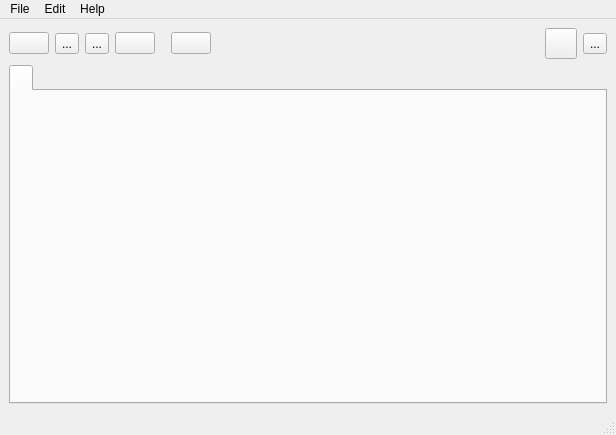
<?xml version="1.0" encoding="UTF-8"?>
<ui version="4.0">
 <class>GalacteekWindow</class>
 <widget class="QMainWindow" name="GalacteekWindow">
  <property name="geometry">
   <rect>
    <x>0</x>
    <y>0</y>
    <width>616</width>
    <height>435</height>
   </rect>
  </property>
  <property name="sizePolicy">
   <sizepolicy hsizetype="Expanding" vsizetype="Expanding">
    <horstretch>0</horstretch>
    <verstretch>0</verstretch>
   </sizepolicy>
  </property>
  <property name="windowTitle">
   <string>Galacteek</string>
  </property>
  <property name="windowIcon">
   <iconset resource="galacteek.qrc">
    <normaloff>:/share/icons/ipfs-logo-128-ice-text.png</normaloff>:/share/icons/ipfs-logo-128-ice-text.png</iconset>
  </property>
  <widget class="QWidget" name="centralwidget">
   <layout class="QVBoxLayout" name="verticalLayout_3">
    <item>
     <layout class="QHBoxLayout" name="horizontalLayout">
      <item>
       <layout class="QHBoxLayout" name="horizontalLayout_2">
        <property name="sizeConstraint">
         <enum>QLayout::SetMaximumSize</enum>
        </property>
        <item>
         <widget class="QPushButton" name="openBrowserTabButton">
          <property name="toolTip">
           <string>&lt;html&gt;&lt;head/&gt;&lt;body&gt;&lt;p&gt;Browse&lt;/p&gt;&lt;/body&gt;&lt;/html&gt;</string>
          </property>
          <property name="text">
           <string/>
          </property>
          <property name="icon">
           <iconset resource="galacteek.qrc">
            <normaloff>:/share/icons/ipfs-logo-128-ice.png</normaloff>:/share/icons/ipfs-logo-128-ice.png</iconset>
          </property>
          <property name="iconSize">
           <size>
            <width>24</width>
            <height>24</height>
           </size>
          </property>
         </widget>
        </item>
        <item alignment="Qt::AlignLeft">
         <widget class="QToolButton" name="manageKeysButton">
          <property name="toolTip">
           <string>&lt;html&gt;&lt;head/&gt;&lt;body&gt;&lt;p&gt;IPFS keys&lt;/p&gt;&lt;/body&gt;&lt;/html&gt;</string>
          </property>
          <property name="text">
           <string>...</string>
          </property>
          <property name="icon">
           <iconset resource="galacteek.qrc">
            <normaloff>:/share/icons/lock-and-key.png</normaloff>:/share/icons/lock-and-key.png</iconset>
          </property>
          <property name="iconSize">
           <size>
            <width>24</width>
            <height>24</height>
           </size>
          </property>
         </widget>
        </item>
        <item alignment="Qt::AlignLeft">
         <widget class="QToolButton" name="myFilesButton">
          <property name="toolTip">
           <string>&lt;html&gt;&lt;head/&gt;&lt;body&gt;&lt;p&gt;My Files&lt;/p&gt;&lt;/body&gt;&lt;/html&gt;</string>
          </property>
          <property name="text">
           <string>...</string>
          </property>
          <property name="icon">
           <iconset resource="galacteek.qrc">
            <normaloff>:/share/icons/folder-open.png</normaloff>:/share/icons/folder-open.png</iconset>
          </property>
          <property name="iconSize">
           <size>
            <width>24</width>
            <height>24</height>
           </size>
          </property>
         </widget>
        </item>
        <item>
         <widget class="QPushButton" name="bookmarksButton">
          <property name="toolTip">
           <string>&lt;html&gt;&lt;head/&gt;&lt;body&gt;&lt;p&gt;Hashmarks&lt;/p&gt;&lt;/body&gt;&lt;/html&gt;</string>
          </property>
          <property name="text">
           <string/>
          </property>
          <property name="icon">
           <iconset resource="galacteek.qrc">
            <normaloff>:/share/icons/bookmarks.png</normaloff>:/share/icons/bookmarks.png</iconset>
          </property>
          <property name="iconSize">
           <size>
            <width>24</width>
            <height>24</height>
           </size>
          </property>
         </widget>
        </item>
        <item>
         <spacer name="horizontalSpacer">
          <property name="orientation">
           <enum>Qt::Horizontal</enum>
          </property>
          <property name="sizeType">
           <enum>QSizePolicy::Maximum</enum>
          </property>
          <property name="sizeHint" stdset="0">
           <size>
            <width>10</width>
            <height>20</height>
           </size>
          </property>
         </spacer>
        </item>
        <item>
         <widget class="QPushButton" name="writeNewDocumentButton">
          <property name="toolTip">
           <string>&lt;html&gt;&lt;head/&gt;&lt;body&gt;&lt;p&gt;Write and import new document&lt;/p&gt;&lt;/body&gt;&lt;/html&gt;</string>
          </property>
          <property name="text">
           <string/>
          </property>
          <property name="icon">
           <iconset resource="galacteek.qrc">
            <normaloff>:/share/icons/write-document.png</normaloff>:/share/icons/write-document.png</iconset>
          </property>
          <property name="iconSize">
           <size>
            <width>24</width>
            <height>24</height>
           </size>
          </property>
         </widget>
        </item>
        <item>
         <spacer name="horizontalSpacer_2">
          <property name="orientation">
           <enum>Qt::Horizontal</enum>
          </property>
          <property name="sizeHint" stdset="0">
           <size>
            <width>40</width>
            <height>20</height>
           </size>
          </property>
         </spacer>
        </item>
        <item>
         <widget class="QToolButton" name="clipboardMultiLoader">
          <property name="text">
           <string/>
          </property>
          <property name="icon">
           <iconset resource="galacteek.qrc">
            <normaloff>:/share/icons/clipboard-with-pencil-.png</normaloff>:/share/icons/clipboard-with-pencil-.png</iconset>
          </property>
          <property name="iconSize">
           <size>
            <width>24</width>
            <height>24</height>
           </size>
          </property>
         </widget>
        </item>
        <item>
         <layout class="QHBoxLayout" name="horizontalLayout_4">
          <item>
           <widget class="QToolButton" name="pinAllGlobalButton">
            <property name="toolTip">
             <string>&lt;html&gt;&lt;head/&gt;&lt;body&gt;&lt;p&gt;Global automatic pinning (sets automatic pinning for every browsing tab)&lt;/p&gt;&lt;/body&gt;&lt;/html&gt;</string>
            </property>
            <property name="text">
             <string>...</string>
            </property>
            <property name="icon">
             <iconset resource="galacteek.qrc">
              <normaloff>:/share/icons/pin-black.png</normaloff>:/share/icons/pin-black.png</iconset>
            </property>
            <property name="iconSize">
             <size>
              <width>24</width>
              <height>24</height>
             </size>
            </property>
           </widget>
          </item>
         </layout>
        </item>
       </layout>
      </item>
     </layout>
    </item>
    <item>
     <layout class="QVBoxLayout" name="verticalLayout">
      <item>
       <widget class="QTabWidget" name="tabWidget">
        <property name="currentIndex">
         <number>0</number>
        </property>
        <widget class="QWidget" name="tabBlank">
         <attribute name="title">
          <string/>
         </attribute>
         <layout class="QVBoxLayout" name="verticalLayout_6"/>
        </widget>
       </widget>
      </item>
     </layout>
    </item>
   </layout>
  </widget>
  <widget class="QMenuBar" name="menubar">
   <property name="geometry">
    <rect>
     <x>0</x>
     <y>0</y>
     <width>616</width>
     <height>20</height>
    </rect>
   </property>
   <widget class="QMenu" name="menuFile">
    <property name="title">
     <string>File</string>
    </property>
    <addaction name="actionQuit"/>
    <addaction name="actionCloseAllTabs"/>
   </widget>
   <widget class="QMenu" name="menuEdit">
    <property name="title">
     <string>Edit</string>
    </property>
    <addaction name="actionSettings"/>
   </widget>
   <widget class="QMenu" name="menuAbout">
    <property name="title">
     <string>Help</string>
    </property>
    <addaction name="actionAboutGalacteek"/>
   </widget>
   <addaction name="menuFile"/>
   <addaction name="menuEdit"/>
   <addaction name="menuAbout"/>
  </widget>
  <widget class="QStatusBar" name="statusbar"/>
  <action name="actionQuit">
   <property name="text">
    <string>Quit</string>
   </property>
   <property name="shortcut">
    <string>Ctrl+Q</string>
   </property>
   <property name="priority">
    <enum>QAction::LowPriority</enum>
   </property>
  </action>
  <action name="actionAddProfile">
   <property name="text">
    <string>Add Profile</string>
   </property>
  </action>
  <action name="actionShowPeersInformation">
   <property name="text">
    <string>Show peers information</string>
   </property>
  </action>
  <action name="actionShowIpfsRefs">
   <property name="text">
    <string>Show refs</string>
   </property>
  </action>
  <action name="actionSettings">
   <property name="text">
    <string>Settings</string>
   </property>
  </action>
  <action name="actionAboutGalacteek">
   <property name="text">
    <string>About</string>
   </property>
  </action>
  <action name="actionCloseAllTabs">
   <property name="text">
    <string>Close all tabs</string>
   </property>
   <property name="priority">
    <enum>QAction::HighPriority</enum>
   </property>
  </action>
 </widget>
 <resources>
  <include location="galacteek.qrc"/>
 </resources>
 <connections/>
</ui>
